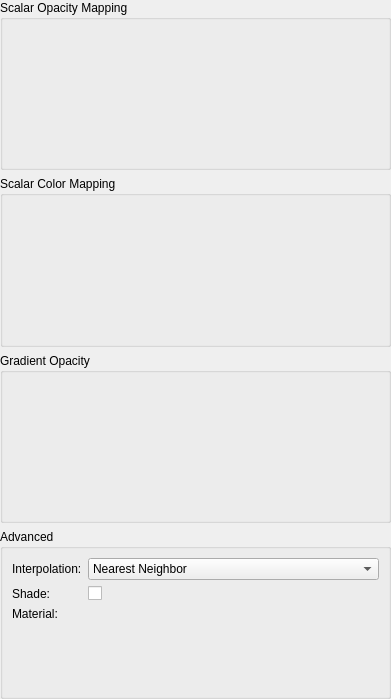
<?xml version="1.0" encoding="UTF-8"?>
<ui version="4.0">
 <class>ctkVTKVolumePropertyWidget</class>
 <widget class="QWidget" name="ctkVTKVolumePropertyWidget">
  <property name="geometry">
   <rect>
    <x>0</x>
    <y>0</y>
    <width>391</width>
    <height>699</height>
   </rect>
  </property>
  <property name="windowTitle">
   <string>Volume property</string>
  </property>
  <layout class="QVBoxLayout" name="verticalLayout_3">
   <property name="margin">
    <number>0</number>
   </property>
   <item>
    <widget class="ctkCollapsibleGroupBox" name="ScalarOpacityGroupBox">
     <property name="title">
      <string>Scalar Opacity Mapping</string>
     </property>
     <layout class="QVBoxLayout" name="verticalLayout_2">
      <property name="margin">
       <number>0</number>
      </property>
       <item>
        <widget class="ctkVTKThresholdWidget" name="ScalarOpacityThresholdWidget"/>
       </item>
       <item>
       <widget class="ctkVTKScalarsToColorsWidget" name="ScalarOpacityWidget">
        <property name="minimumSize">
         <size>
          <width>0</width>
          <height>120</height>
         </size>
        </property>
        <property name="editColors">
         <bool>false</bool>
        </property>
       </widget>
      </item>
     </layout>
    </widget>
   </item>
   <item>
    <widget class="ctkCollapsibleGroupBox" name="ScalarColorGroupBox">
     <property name="title">
      <string>Scalar Color Mapping</string>
     </property>
     <layout class="QVBoxLayout" name="verticalLayout_4">
      <property name="margin">
       <number>0</number>
      </property>
      <item>
       <widget class="ctkVTKScalarsToColorsWidget" name="ScalarColorWidget">
        <property name="minimumSize">
         <size>
          <width>0</width>
          <height>120</height>
         </size>
        </property>
       </widget>
      </item>
     </layout>
    </widget>
   </item>
   <item>
    <widget class="ctkCollapsibleGroupBox" name="GradientGroupBox">
     <property name="title">
      <string>Gradient Opacity</string>
     </property>
     <layout class="QVBoxLayout" name="verticalLayout">
      <property name="margin">
       <number>0</number>
      </property>
      <item>
       <widget class="ctkVTKScalarsToColorsWidget" name="GradientWidget">
        <property name="minimumSize">
         <size>
          <width>0</width>
          <height>120</height>
         </size>
        </property>
       </widget>
      </item>
     </layout>
    </widget>
   </item>
   <item>
    <widget class="ctkCollapsibleGroupBox" name="AdvancedGroupBox">
     <property name="title">
      <string>Advanced</string>
     </property>
     <layout class="QFormLayout" name="formLayout">
      <item row="0" column="0">
       <widget class="QLabel" name="InterpolationLabel">
        <property name="text">
         <string>Interpolation:</string>
        </property>
       </widget>
      </item>
      <item row="0" column="1">
       <widget class="QComboBox" name="InterpolationComboBox">
        <item>
         <property name="text">
          <string>Nearest Neighbor</string>
         </property>
        </item>
        <item>
         <property name="text">
          <string>Linear</string>
         </property>
        </item>
       </widget>
      </item>
      <item row="1" column="0">
       <widget class="QLabel" name="ShadeLabel">
        <property name="text">
         <string>Shade:</string>
        </property>
       </widget>
      </item>
      <item row="1" column="1">
       <widget class="QCheckBox" name="ShadeCheckBox"/>
      </item>
      <item row="2" column="0">
       <widget class="QLabel" name="MaterialLabel">
        <property name="text">
         <string>Material:</string>
        </property>
       </widget>
      </item>
      <item row="2" column="1">
       <widget class="ctkMaterialPropertyWidget" name="MaterialPropertyWidget">
        <property name="colorVisible">
         <bool>false</bool>
        </property>
        <property name="opacityVisible">
         <bool>false</bool>
        </property>
        <property name="backfaceCullingVisible">
         <bool>false</bool>
        </property>
       </widget>
      </item>
     </layout>
    </widget>
   </item>
  </layout>
 </widget>
 <customwidgets>
  <customwidget>
   <class>ctkVTKThresholdWidget</class>
   <extends>QWidget</extends>
   <header>ctkVTKThresholdWidget.h</header>
  </customwidget>
  <customwidget>
   <class>ctkVTKScalarsToColorsWidget</class>
   <extends>QWidget</extends>
   <header>ctkVTKScalarsToColorsWidget.h</header>
  </customwidget>
  <customwidget>
   <class>ctkCollapsibleGroupBox</class>
   <extends>QGroupBox</extends>
   <header>ctkCollapsibleGroupBox.h</header>
   <container>1</container>
  </customwidget>
  <customwidget>
   <class>ctkMaterialPropertyWidget</class>
   <extends>QWidget</extends>
   <header>ctkMaterialPropertyWidget.h</header>
  </customwidget>
 </customwidgets>
 <resources/>
 <connections/>
</ui>
